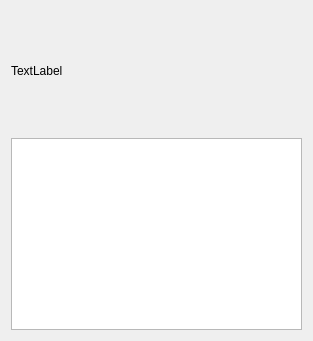
<?xml version="1.0" encoding="UTF-8"?>
<ui version="4.0">
 <class>CloseAppsDialog</class>
 <widget class="QDialog" name="CloseAppsDialog">
  <property name="geometry">
   <rect>
    <x>0</x>
    <y>0</y>
    <width>313</width>
    <height>341</height>
   </rect>
  </property>
  <property name="windowTitle">
   <string>Close Apps</string>
  </property>
  <layout class="QVBoxLayout" name="verticalLayout" stretch="1,0">
   <item>
    <widget class="unicorn::Label" name="text">
     <property name="toolTip">
      <string notr="true"/>
     </property>
     <property name="text">
      <string notr="true">TextLabel</string>
     </property>
     <property name="textFormat">
      <enum>Qt::RichText</enum>
     </property>
     <property name="wordWrap">
      <bool>true</bool>
     </property>
    </widget>
   </item>
   <item>
    <widget class="QListWidget" name="listWidget">
     <property name="selectionMode">
      <enum>QAbstractItemView::NoSelection</enum>
     </property>
    </widget>
   </item>
  </layout>
 </widget>
 <customwidgets>
  <customwidget>
   <class>unicorn::Label</class>
   <extends>QLabel</extends>
   <header location="global">lib/unicorn/widgets/Label.h</header>
  </customwidget>
 </customwidgets>
 <resources/>
 <connections/>
</ui>
